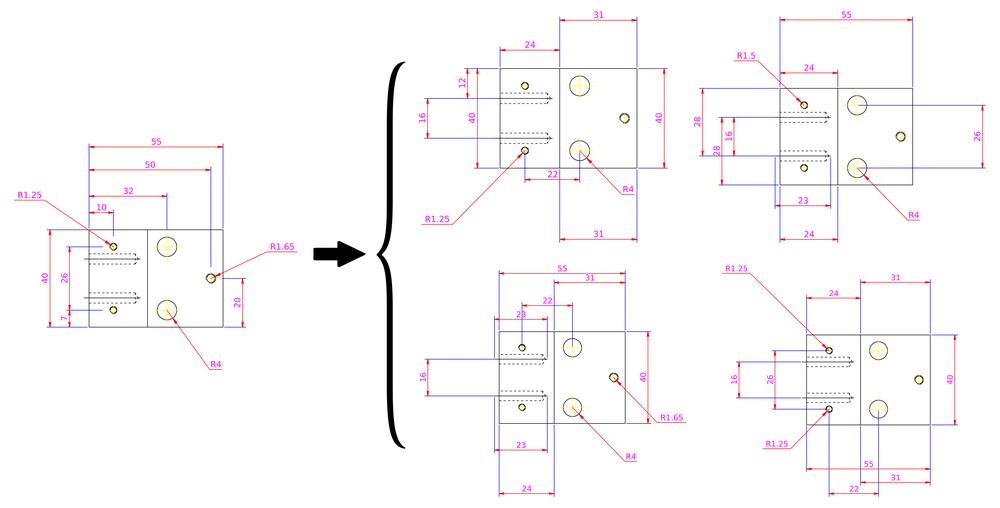
#> input picture teaser.png, 1000 x 508 px, shrunk from 7559 x 3840 before the run
$ python -i noise_generator.py   (imports and definitions only)
#> lines starting #> are read from the running program, lines starting #| are printed output that depends on the picture
"""
Noise Generator for Engineering Drawings
Phase 5: Adds realistic imperfections to simulate scanned/messy drawings
"""

import numpy as np
from PIL import Image, ImageFilter, ImageDraw
import random
import io
import os
from typing import List


class DrawingNoiseGenerator:
    """Generates realistic noise and imperfections for engineering drawings."""

    def __init__(self, noise_level: float = 1.0):
        """
        Initialize noise generator.

        Args:
            noise_level: Noise intensity from 0.0 (none) to 2.0 (heavy)
        """
        self.noise_level = max(0.0, min(2.0, noise_level))

    def add_noise_to_png(self, input_path: str, output_path: str) -> bool:
        """
        Add realistic noise to a PNG drawing.

        Args:
            input_path: Path to clean PNG file
            output_path: Path to save noisy PNG file

        Returns:
            True if successful, False otherwise
        """
#> called with input_path = '../teaser.png', output_path = 'out.png'

        try:
            # Load the image
            image = Image.open(input_path).convert('RGBA')

            # Apply noise effects based on noise level
            if self.noise_level > 0.1:
                # Convert to grayscale for processing, then back to RGBA
                gray_image = image.convert('L')
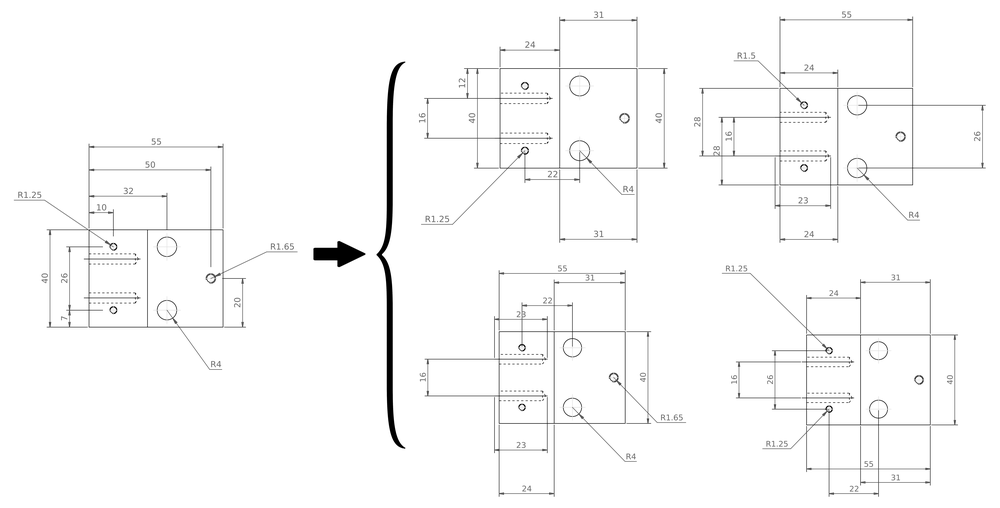
#> gray_image: PIL image 1000x508 L; min 0, max 255, mean 249.6

                # Add effects
                if self.noise_level >= 0.5:
                    gray_image = self._add_gaussian_blur(gray_image)

                if self.noise_level >= 0.3:
                    gray_image = self._add_line_weight_jitter(gray_image)

                if self.noise_level >= 0.7:
                    gray_image = self._add_annotation_displacement(gray_image)

                if self.noise_level >= 1.0:
                    gray_image = self._add_paper_texture(gray_image)

                if self.noise_level >= 1.5:
                    gray_image = self._add_scan_artifacts(gray_image)

                # Convert back to RGBA
                result_image = gray_image.convert('RGBA')
            else:
                result_image = image

            # Save the result
            result_image.save(output_path, 'PNG')

            print(f"✅ Applied noise level {self.noise_level:.1f} to {input_path}")
            return True

        except Exception as e:
            print(f"❌ Failed to add noise to {input_path}: {e}")
            return False

    def _add_gaussian_blur(self, image: Image) -> Image:
        """Add slight blur to simulate imperfect printing/scanning."""
        blur_radius = 0.3 + (self.noise_level * 0.5)
        return image.filter(ImageFilter.GaussianBlur(radius=blur_radius))

    def _add_line_weight_jitter(self, image: Image) -> Image:
        """Add random variations in line thickness."""

        # Convert to numpy array for processing
        img_array = np.array(image)

        # Add random noise to simulate line weight variations
        noise = np.random.normal(0, 5 * self.noise_level, img_array.shape)
        noisy_array = img_array.astype(float) + noise
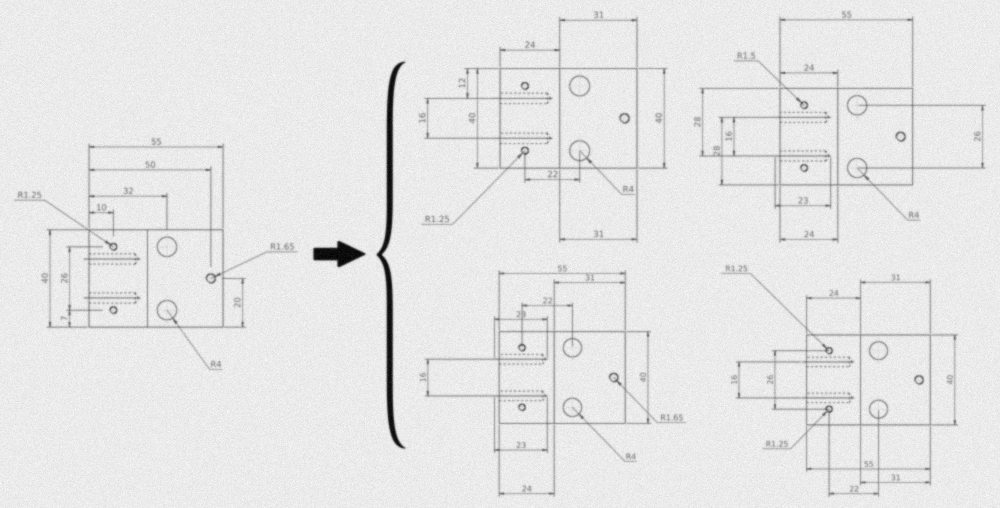
#> noisy_array: shape (508, 1000) float64; min -14.01, max 277.3, mean 249.7; drawn with min black and max white

        # Clip to valid range
        noisy_array = np.clip(noisy_array, 0, 255).astype(np.uint8)

        return Image.fromarray(noisy_array)

    def _add_annotation_displacement(self, image: Image) -> Image:
        """Simulate slight misalignment of text and dimensions."""

        # For simplicity, add some random translation to parts of the image
        width, height = image.size
#> width = 1000; height = 508

        # Create a copy for modification
        displaced_image = image.copy()

        # Add random small offsets to simulate displacement
        # This is a simplified implementation
        offset_strength = int(self.noise_level * 2)

        if offset_strength > 0:
            # Apply a slight random transform
            displaced_image = displaced_image.transform(
                (width, height),
                Image.AFFINE,
                (1, 0, random.randint(-offset_strength, offset_strength),
                 0, 1, random.randint(-offset_strength, offset_strength))
            )
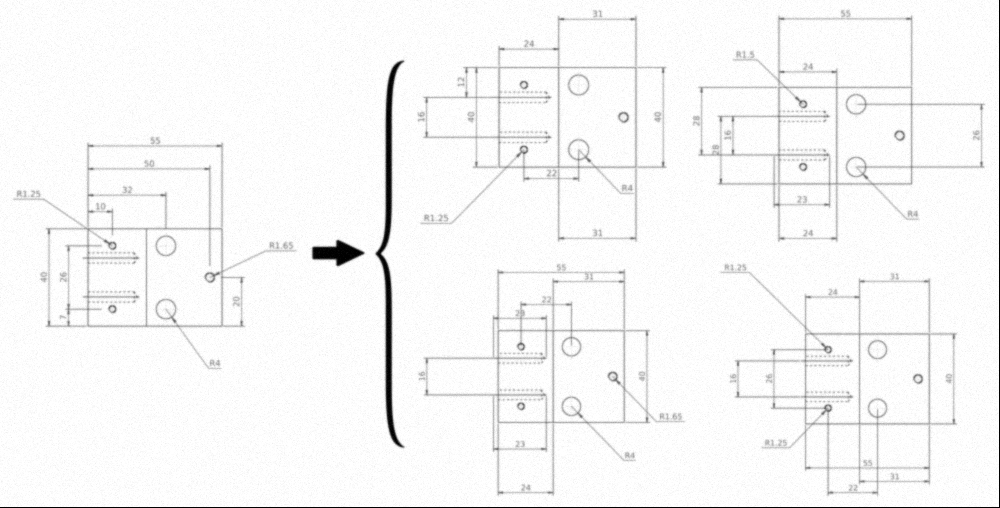
#> displaced_image: PIL image 1000x508 L; min 0, max 255, mean 246.9

        return displaced_image

    def _add_paper_texture(self, image: Image) -> Image:
        """Add paper grain and subtle background variations."""

        width, height = image.size
#> width = 1000; height = 508

        # Create paper texture
        texture = Image.new('L', (width, height), 255)
#> texture: PIL image 1000x508 L; every value is 255
        draw = ImageDraw.Draw(texture)

        # Add random paper grain
        for _ in range(int(width * height * 0.001 * self.noise_level)):
            x = random.randint(0, width - 1)
            y = random.randint(0, height - 1)
            gray_value = random.randint(240, 255)
            draw.point((x, y), gray_value)

        # Blend with original image
        blended = Image.blend(image, texture, 0.1 * self.noise_level)

        return blended

    # [62 lines left out: functions _add_scan_artifacts, generate_noisy_dataset, not called in this run]


# [25 lines not run here, left out]

>>> result = DrawingNoiseGenerator().add_noise_to_png('../teaser.png', 'out.png')
